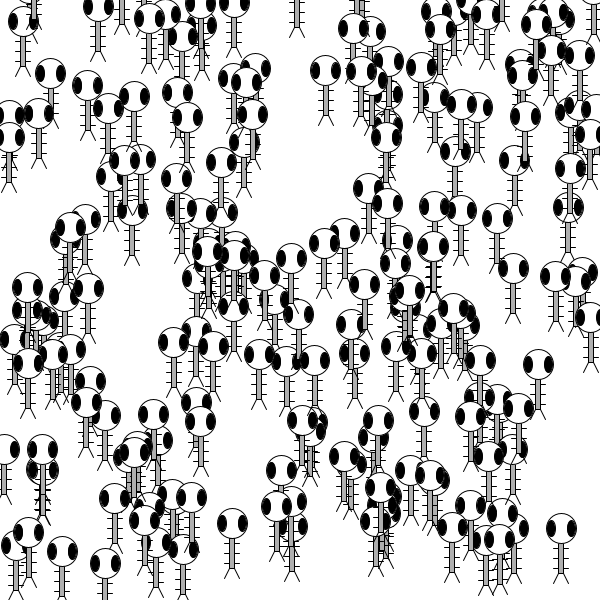
Frame 1 (no input)
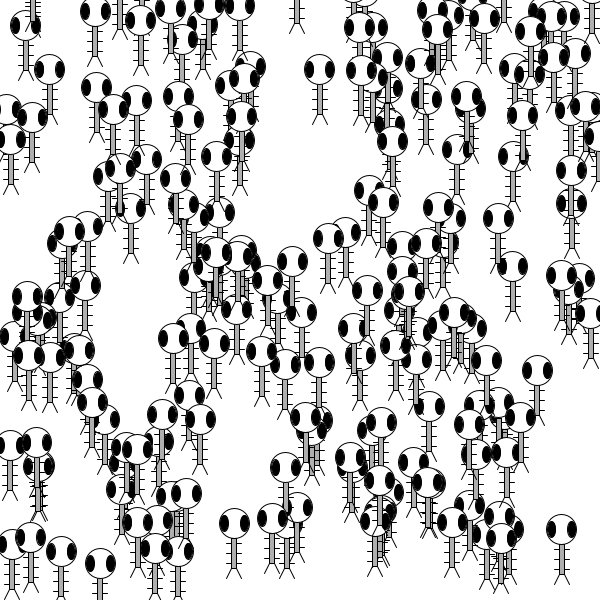
Frame 60 (the mouse pressed at the canvas centre just before this capture)
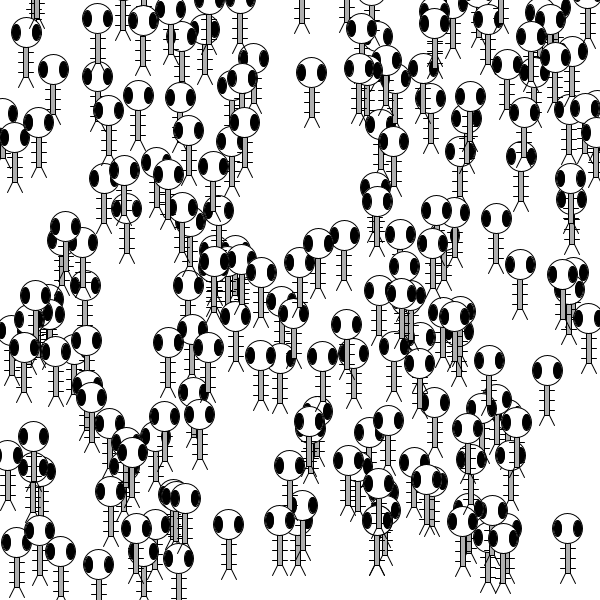
Frame 120 (the mouse held since frame 60 and released just before this capture)

The Processing sketch that drew these frames (run headless with seeded random() and noise(); from frame 60 on, the mouse is pressed at the canvas centre):

// Processing sketch: Zoog_Army
// ── Zoog_Army.pde
Zoog[] zoogies = new Zoog[200];

void setup() {
  size(600, 600);
  smooth();
  for (int i=0; i<zoogies.length; i++) {
    zoogies[i] = new Zoog(random(width), random(height), 30, 30, 8);
  }
}

void draw() {
  background(255);
  for (int i=0; i<zoogies.length; i++) {
    zoogies[i].display();
    zoogies[i].jiggle();
  }
}

class Zoog {
  //Zoog's variables
  float x, y, w, h, eyeSize;

  //Zoog constructor
  Zoog(float tempX, float tempY, float tempW, float tempH, float tempEyeSize) {
    x = tempX;
    y = tempY;
    w = tempW;
    h = tempH;
    eyeSize = tempEyeSize;
  }

  //move Zoog
  void jiggle() {
    //change location
    x = x+random(-1, 1);
    y = y+random(-1, 1);

    //constrain zoog to window
    x = constrain(x, 0, width);
    y = constrain(y, 0, height);
  }

  //Display Zoog
  void display() {
    ellipseMode(CENTER);
    rectMode(CENTER);

    //Draw Zoog's arms with a for loop
    for (float i= y-h/3; i<y+h/2; i+=10) {
      stroke(0);
      line(x-w/4, i, x+w/4, i);
    }

    //Draw Zoog's body
    stroke(0);
    fill(175);
    rect(x, y, w/6, h);

    //draw Zoog's head
    stroke(0);
    fill(255);
    ellipse(x, y-h, w, h);

    //Zoogs eyes
    fill(0);
    ellipse(x-w/3, y-h, eyeSize, eyeSize*2);
    ellipse(x+w/3, y-h, eyeSize, eyeSize*2);

    //Zoog's legs
    stroke(0);
    line(x-w/12, y+h/2, x-w/4, y+h/2+10);
    line(x+w/12, y+h/2, x+w/4, y+h/2+10);
  }
}
